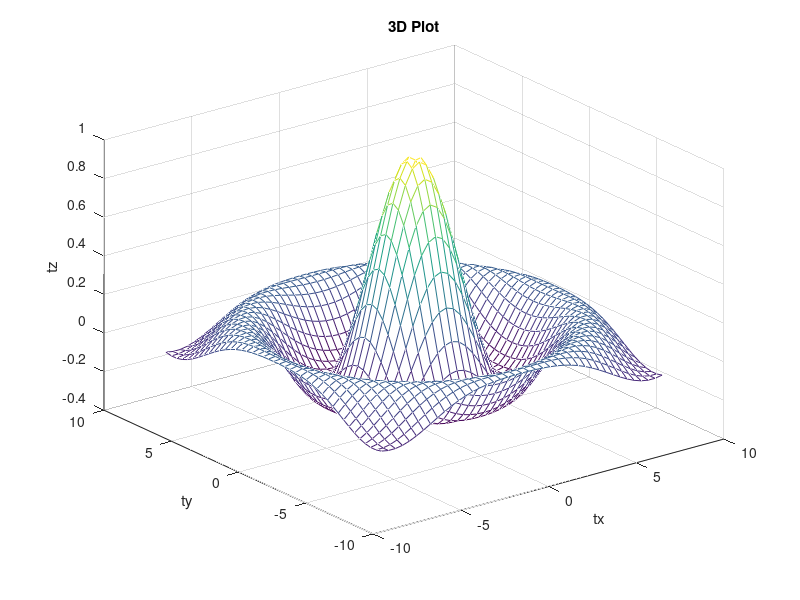

Write the MATLAB code that produced this figure.
tx = ty = linspace (-8, 8, 41)';
[x, y] = meshgrid (tx, ty);
r = sqrt (x.^ 2 + y.^ 2);
tz = sin (r) ./ r;
mesh (tx, ty, tz);
xlabel ("tx");
ylabel ("ty");
zlabel ("tz");
title ("3D Plot");
